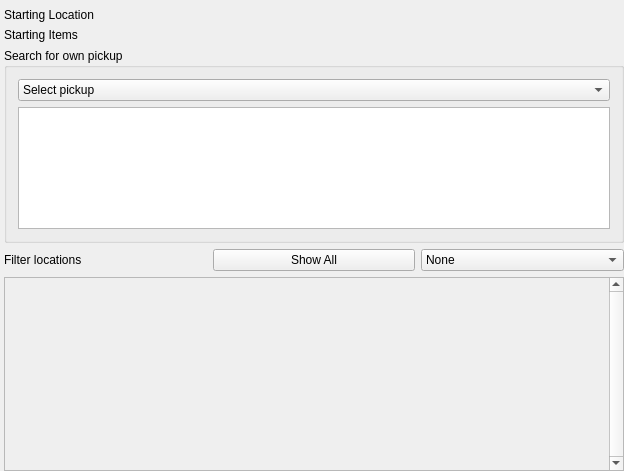
<?xml version="1.0" encoding="UTF-8"?>
<ui version="4.0">
 <class>PickupDetailsTab</class>
 <widget class="QWidget" name="PickupDetailsTab">
  <property name="geometry">
   <rect>
    <x>0</x>
    <y>0</y>
    <width>624</width>
    <height>471</height>
   </rect>
  </property>
  <layout class="QGridLayout" name="spoiler_pickup_layout">
   <property name="leftMargin">
    <number>4</number>
   </property>
   <property name="topMargin">
    <number>8</number>
   </property>
   <property name="rightMargin">
    <number>0</number>
   </property>
   <property name="bottomMargin">
    <number>0</number>
   </property>
   <item row="1" column="0" colspan="3">
    <widget class="QLabel" name="spoiler_starting_items_label">
     <property name="text">
      <string>Starting Items</string>
     </property>
     <property name="wordWrap">
      <bool>true</bool>
     </property>
    </widget>
   </item>
   <item row="3" column="2">
    <widget class="QComboBox" name="pickup_spoiler_pickup_combobox">
     <item>
      <property name="text">
       <string>None</string>
      </property>
     </item>
    </widget>
   </item>
   <item row="0" column="0" colspan="3">
    <widget class="QLabel" name="spoiler_starting_location_label">
     <property name="text">
      <string>Starting Location</string>
     </property>
    </widget>
   </item>
   <item row="5" column="0" colspan="3">
    <widget class="QScrollArea" name="pickup_spoiler_scroll_area">
     <property name="verticalScrollBarPolicy">
      <enum>Qt::ScrollBarAlwaysOn</enum>
     </property>
     <property name="sizeAdjustPolicy">
      <enum>QAbstractScrollArea::AdjustToContents</enum>
     </property>
     <property name="widgetResizable">
      <bool>true</bool>
     </property>
     <property name="alignment">
      <set>Qt::AlignLeading|Qt::AlignLeft|Qt::AlignTop</set>
     </property>
     <widget class="QWidget" name="pickup_spoiler_scroll_contents">
      <property name="geometry">
       <rect>
        <x>0</x>
        <y>0</y>
        <width>608</width>
        <height>198</height>
       </rect>
      </property>
      <layout class="QVBoxLayout" name="verticalLayout_3">
       <property name="leftMargin">
        <number>3</number>
       </property>
       <property name="topMargin">
        <number>0</number>
       </property>
       <property name="rightMargin">
        <number>3</number>
       </property>
       <item>
        <layout class="QVBoxLayout" name="pickup_spoiler_scroll_content_layout"/>
       </item>
      </layout>
     </widget>
    </widget>
   </item>
   <item row="3" column="0">
    <widget class="QLabel" name="pickup_spoiler_label">
     <property name="toolTip">
      <string>Enter text to the right to filter the list below</string>
     </property>
     <property name="text">
      <string>Filter locations</string>
     </property>
    </widget>
   </item>
   <item row="3" column="1">
    <widget class="QPushButton" name="pickup_spoiler_show_all_button">
     <property name="text">
      <string>Show All</string>
     </property>
    </widget>
   </item>
   <item row="2" column="0" colspan="3">
    <widget class="Foldable" name="search_pickup_group">
     <property name="title">
      <string>Search for own pickup</string>
     </property>
     <layout class="QVBoxLayout" name="search_pickup_layout">
      <item>
       <widget class="QComboBox" name="search_pickup_combo">
        <item>
         <property name="text">
          <string>Select pickup</string>
         </property>
        </item>
       </widget>
      </item>
      <item>
       <widget class="QTableView" name="search_pickup_view">
        <property name="horizontalScrollBarPolicy">
         <enum>Qt::ScrollBarAlwaysOff</enum>
        </property>
        <property name="sizeAdjustPolicy">
         <enum>QAbstractScrollArea::AdjustToContentsOnFirstShow</enum>
        </property>
        <property name="editTriggers">
         <set>QAbstractItemView::NoEditTriggers</set>
        </property>
        <property name="sortingEnabled">
         <bool>true</bool>
        </property>
        <property name="cornerButtonEnabled">
         <bool>false</bool>
        </property>
        <attribute name="horizontalHeaderStretchLastSection">
         <bool>true</bool>
        </attribute>
       </widget>
      </item>
     </layout>
    </widget>
   </item>
  </layout>
 </widget>
 <layoutdefault spacing="6" margin="11"/>
 <customwidgets>
  <customwidget>
   <class>Foldable</class>
   <extends>QGroupBox</extends>
   <header location="global">randovania/gui/widgets/foldable</header>
   <container>1</container>
  </customwidget>
 </customwidgets>
 <resources/>
 <connections/>
</ui>
